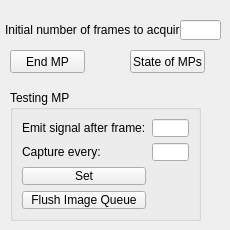
   <widget class="QWidget" name="tab">
    <attribute name="title">
     <string>Multiprocessing</string>
    </attribute>
    <widget class="QLabel" name="label_22">
     <property name="geometry">
      <rect>
       <x>5</x>
       <y>20</y>
       <width>181</width>
       <height>20</height>
      </rect>
     </property>
     <property name="text">
      <string>Initial number of frames to acquire:</string>
     </property>
    </widget>
    <widget class="QLineEdit" name="initFramesMP_lineEdit">
     <property name="geometry">
      <rect>
       <x>180</x>
       <y>20</y>
       <width>41</width>
       <height>20</height>
      </rect>
     </property>
    </widget>
    <widget class="QPushButton" name="endMP_pushButton">
     <property name="geometry">
      <rect>
       <x>10</x>
       <y>50</y>
       <width>75</width>
       <height>23</height>
      </rect>
     </property>
     <property name="text">
      <string>End MP</string>
     </property>
    </widget>
    <widget class="QPushButton" name="stateOfMP_pushButton">
     <property name="geometry">
      <rect>
       <x>130</x>
       <y>50</y>
       <width>75</width>
       <height>23</height>
      </rect>
     </property>
     <property name="text">
      <string>State of MPs</string>
     </property>
    </widget>
    <widget class="QGroupBox" name="groupBox_4">
     <property name="geometry">
      <rect>
       <x>10</x>
       <y>90</y>
       <width>191</width>
       <height>131</height>
      </rect>
     </property>
     <property name="title">
      <string>Testing MP</string>
     </property>
     <layout class="QGridLayout" name="gridLayout_4">
      <item row="0" column="0">
       <widget class="QLabel" name="label_27">
        <property name="text">
         <string>Emit signal after frame:</string>
        </property>
       </widget>
      </item>
      <item row="0" column="1">
       <widget class="QLineEdit" name="emitSigFrame_lineEdit"/>
      </item>
      <item row="1" column="0">
       <widget class="QLabel" name="label_28">
        <property name="text">
         <string>Capture every:</string>
        </property>
       </widget>
      </item>
      <item row="1" column="1">
       <widget class="QLineEdit" name="captureFrame_lineEdit"/>
      </item>
      <item row="2" column="0">
       <widget class="QPushButton" name="setMPTesting_pushButton">
        <property name="text">
         <string>Set</string>
        </property>
       </widget>
      </item>
      <item row="3" column="0">
       <widget class="QPushButton" name="flushImQ_pushButton">
        <property name="text">
         <string>Flush Image Queue</string>
        </property>
       </widget>
      </item>
     </layout>
    </widget>
   </widget>
